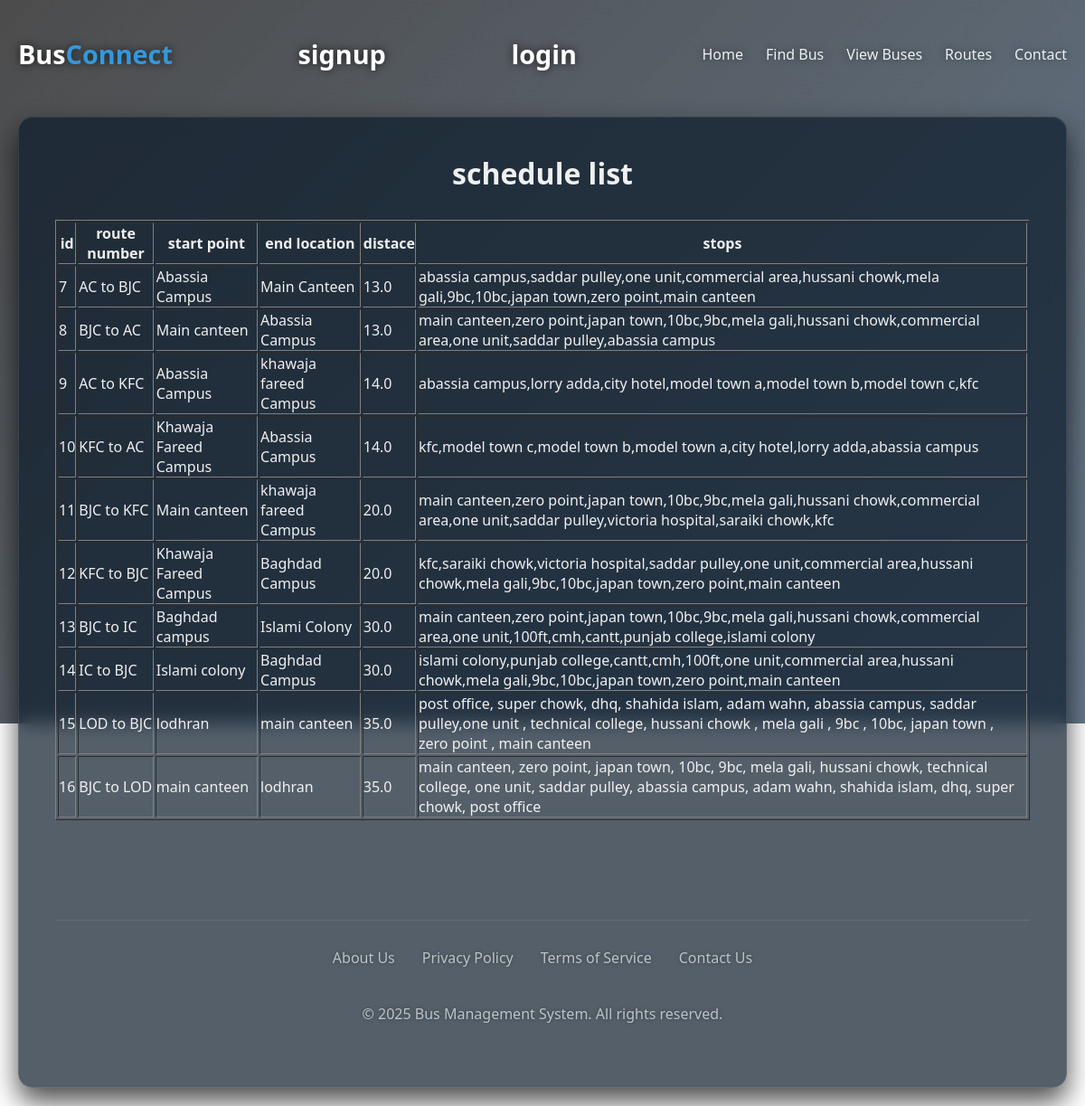
Screenshot of /view_route/ with the database file from the repository.
### busManagement/models.py (models this page shows, shortened)
class Route(models.Model):
    route_number = models.CharField(max_length=10, unique=True)
    start_location = models.CharField(max_length=100)
    end_location = models.CharField(max_length=100)
    distance = models.FloatField()
    stops = models.TextField(default='')  # comma-separated
    time = models.TimeField(default='00:00:00')

### busManagement/views.py (the view)
# urls.py: path('view_route/',views.view_routes,name='view_route'),
def view_routes(request):
    routes = Route.objects.all()
    context = {'routes': routes}
    return render(request, 'view_routes.html', context)

### templates/view_routes.html (shortened to what this page needs)
{% extends "base.html" %}
    {%block content%}
    <main>
    <h1>schedule list</h1>
    <table border="1">
      <tr>
        <th>id</th>
        <th>route number</th>
        <th>start point</th>
        <th>end location</th>
        <th>distace</th>
        <th>stops</th>
      </tr>
      {% for route in routes %}
      <tr>
        <td>{{ route.id}}</td>
        <td>{{ route.route_number}}</td>
        <td>{{ route.start_location}}</td>
        <td>{{ route.end_location }}</td>
        <td>{{ route.distance }}</td>
        <td>{{ route.stops}}</td>
      </tr>
      {% endfor %}
    </table>
    {%endblock content%}

### templates/base.html (style rules this page uses)
* { margin: 0; padding: 0; box-sizing: border-box; font-family: "Poppins", "Segoe UI", Tahoma, Geneva, Verdana, sans-serif; }
body { min-height: 100vh; color: #f0f0f0; display: flex; flex-direction: column; align-items: center; padding: 20px; background: transparent; position: relative; z-index: 0; }
main { width: 100%; max-width: 1200px; background: rgba(12, 28, 44, 0.7); backdrop-filter: blur(10px); border-radius: 16px; box-shadow: 0 15px 30px rgba(0, 0, 0, 0.7); padding: 40px; display: flex; gap: 30px; flex-wrap: wrap; justify-content: center; position: relative; z-index: 1; border: 1px solid rgba(255, 255, 255, 0.1); }

### rows the page displays
Route: id "7", route_number "AC to BJC", start_location "Abassia Campus", end_location "Main Canteen", distance "13.0", stops "abassia campus,saddar pulley,one unit,commercial area,hussani chowk,mela gali,9bc,10bc,japan town,zero point,main canteen"
Route: id "8", route_number "BJC to AC", start_location "Main canteen", end_location "Abassia Campus", distance "13.0", stops "main canteen,zero point,japan town,10bc,9bc,mela gali,hussani chowk,commercial area,one unit,saddar pulley,abassia campus"
Route: id "9", route_number "AC to KFC", start_location "Abassia Campus", end_location "khawaja fareed Campus", distance "14.0", stops "abassia campus,lorry adda,city hotel,model town a,model town b,model town c,kfc"
Route: id "10", route_number "KFC to AC", start_location "Khawaja Fareed Campus", end_location "Abassia Campus", distance "14.0", stops "kfc,model town c,model town b,model town a,city hotel,lorry adda,abassia campus"
Route: id "11", route_number "BJC to KFC", start_location "Main canteen", end_location "khawaja fareed Campus", distance "20.0", stops "main canteen,zero point,japan town,10bc,9bc,mela gali,hussani chowk,commercial area,one unit,saddar pulley,victoria hospital,saraiki chowk,kfc"
Route: id "12", route_number "KFC to BJC", start_location "Khawaja Fareed Campus", end_location "Baghdad Campus", distance "20.0", stops "kfc,saraiki chowk,victoria hospital,saddar pulley,one unit,commercial area,hussani chowk,mela gali,9bc,10bc,japan town,zero point,main canteen"
Route: id "13", route_number "BJC to IC", start_location "Baghdad campus", end_location "Islami Colony", distance "30.0", stops "main canteen,zero point,japan town,10bc,9bc,mela gali,hussani chowk,commercial area,one unit,100ft,cmh,cantt,punjab college,islami colony"
Route: id "14", route_number "IC to BJC", start_location "Islami colony", end_location "Baghdad Campus", distance "30.0", stops "islami colony,punjab college,cantt,cmh,100ft,one unit,commercial area,hussani chowk,mela gali,9bc,10bc,japan town,zero point,main canteen"
Route: id "15", route_number "LOD to BJC", start_location "lodhran", end_location "main canteen", distance "35.0", stops "post office, super chowk, dhq, shahida islam, adam wahn, abassia campus, saddar pulley,one unit , technical college, hussani chowk , mela gali , 9bc , 10bc, japan town , zero point , main canteen"
Route: id "16", route_number "BJC to LOD", start_location "main canteen", end_location "lodhran", distance "35.0", stops "main canteen, zero point, japan town, 10bc, 9bc, mela gali, hussani chowk, technical college, one unit, saddar pulley, abassia campus, adam wahn, shahida islam, dhq, super chowk, post office"
